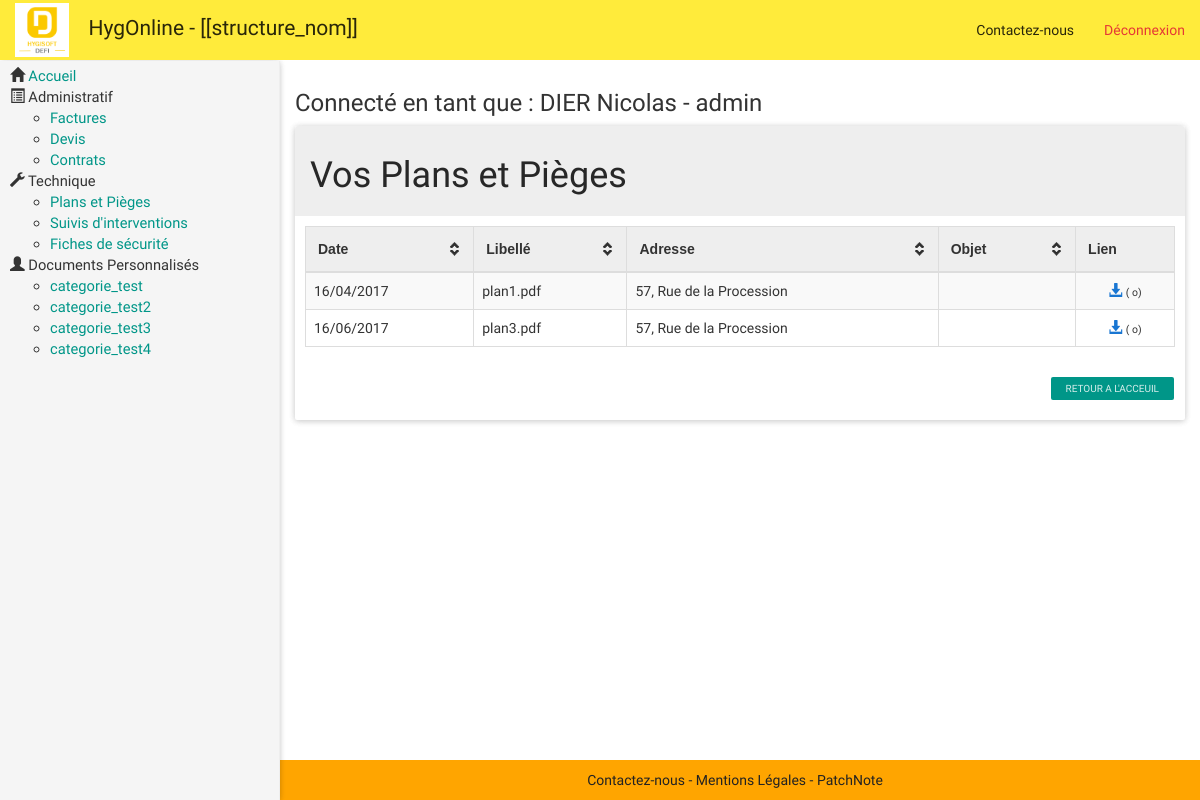
The page /hygonline_v2/public/index.php?page=fichier&categ=plan (signed in) on the database its author committed.
### tables this page shows
CREATE TABLE `categories_perso` (
  `id_categ` int(11) NOT NULL,
  `libelle` varchar(100) NOT NULL,
  `html_header` text NOT NULL,
  `html_footer` text NOT NULL
);

CREATE TABLE `plans` (
  `id_plan` int(11) NOT NULL,
  `date_plan` date NOT NULL,
  `nom_plan` varchar(100) NOT NULL,
  `objet_plan` varchar(75) NOT NULL,
  `lien` varchar(75) NOT NULL,
  `id_contrat` int(11) NOT NULL
);

CREATE TABLE `contrats` (
  `id_contrat` int(11) NOT NULL,
  `id_client` int(11) NOT NULL,
  `numero_contrat` int(11) DEFAULT NULL,
  `adresse_contrat` varchar(200) NOT NULL,
  `objet_contrat` varchar(75) DEFAULT NULL,
  `nom_contrat` varchar(100) NOT NULL,
  `date_contrat` date NOT NULL,
  `echeance_contrat` date NOT NULL,
  `montant_total` decimal(10,0) NOT NULL,
  `est_effectuee` tinyint(1) NOT NULL,
  `lien` varchar(100) NOT NULL
);

### hygonline_v2/src/requete_sql.php (called while the page is built, shortened)
<?php
	function get_db(){
		if(APPLICATION_ENV == 'production') {
			$db = new PDO('mysql:host=localhost;dbname=hyg_dev2', 'hyg_dev', 'XRcD3]+b438q_Dc');
		} else {
			$db = new PDO('mysql:host=localhost;dbname=hyg_dev2', 'root', '');
		}
		return $db;
}
function getFichier($file_type, $client_id, $name=null){
	$db = get_db();
	switch ($file_type) {
		case 'plan':
			$sql = "SELECT plans.*, contrats.adresse_contrat,
					DATE_FORMAT(`date_plan`, '%d/%m/%Y') AS `disp_date_plan`
					FROM plans, contrats, clients
					WHERE plans.id_contrat = contrats.id_contrat
					AND contrats.id_client = clients.id_client
					AND clients.id_client = :client_id";
			break;
	}
	$stmt = $db->prepare($sql);
	$stmt->bindValue('client_id', $client_id, PDO::PARAM_INT);
	$stmt->execute();
	$data = $stmt->fetchAll(PDO::FETCH_ASSOC);
	return $data;
}
function get_Categories_Perso(){
	$db = get_db();
	$sql = "SELECT * FROM categories_perso";
	$stmt = $db->prepare($sql);
	$stmt->execute();
	$data = $stmt->fetchAll(PDO::FETCH_ASSOC);
	return $data;
}
function taille_fichier($file){
	$filepath = APPLICATION_PATH . "/../docs/" . $file;
	$taille = filesize($filepath);
	if ($taille >= 1048576){
		$taille = round($taille / 1048576 * 100) / 100 . " Mo";
	}
	elseif ($taille >= 1024){
		$taille = round($taille / 1024 * 100) / 100 . " Ko";
	}
	else{
		$taille = $taille . " o";
	}
	return $taille;
}
?>

### hygonline_v2/src/doc_type/plan.php (the view)
<div class="panel panel-default">
	<div class="panel-heading">
		<h1 class="Fleft">Vos Plans et Pièges</h1>
		<div class="clearfix"></div>
	</div>
	<div style="padding: 10px;" class="panel-body">
	<table class="table table-striped table-hover tablesorter">
		<thead>
			<tr>
				<th>Date</th>
				<th>Libellé</th>
				<th>Adresse</th>
				<th>Objet</th>
				<th class="lien">Lien</th>
			</tr>
		</thead>
		<tbody>
		<?php $fichier = getFichier('plan', $_SESSION['user']['id_client']); ?>
			<?php foreach ($fichier as $indice => $plan) :?>
				<tr>
					<td class="Tleft"> <?php echo $plan['disp_date_plan']; ?> </td>
					<td class="Tleft"> <?php echo $plan['nom_plan']; ?> </td>
					<td class="Tleft"> <?php echo $plan['adresse_contrat']; ?> </td>
					<td class="Tleft"> <?php echo $plan['objet_plan']; ?> </td>
					<td class="Tcenter">
						<?php
							$type = "plan";
							$size = taille_fichier($plan['lien']);
							echo '<a href="./download.php?file='.$plan['id_plan'].'&type='. $type .'" target="_blank"><i class="glyphicon glyphicon-download-alt info"></i></a> <span style="font-size: 75%;">(' . $size . ')</span>';
						?>
					</td>
				</tr>
			<?php endforeach; ?>
		</tbody>
	</table>
	<a href='index.php' class="btn btn-xs btn-primary Fright">Retour a l'acceuil</a>
	</div>
</div>

### hygonline_v2/src/block/sidebar.php
<div id="sidebar-wrapper">
	<ul style="font-size: 105%;" class="nav sidebar-nav">
		<li>
			<span class='glyphicon glyphicon-home'></span>
			<span><a href='index.php' class='title'>Accueil</a></span>
		</li>
		<?php if ($_SESSION['user']['role']== "admin" || $_SESSION['user']['role'] == "comptable"): ?>
			<li>
				<span class="glyphicon glyphicon-list-alt"></span>
				<span class="title">Administratif</span>
			</li>
			<ul>
				<li><a href='index.php?page=fichier&categ=facture'>Factures</a></li>
				<li><a href='index.php?page=fichier&categ=devis'>Devis</a></li>
				<li><a href='index.php?page=fichier&categ=contrat'>Contrats</a></li>
			</ul>
		<?php endif; ?>
		<?php if ($_SESSION['user']['role'] == "admin" || $_SESSION['user']['role'] == "technicien"): ?>
			<li>
				 <span class='glyphicon glyphicon-wrench'></span>
				 <span class='title'>Technique</span>
			 </li>
			<ul>
				<li><a href='index.php?page=fichier&categ=plan'>Plans et Pièges</a></li>
				<li><a href='index.php?page=fichier&categ=interv'>Suivis d'interventions</a></li>
				<li><a href='index.php?page=fichier&categ=fiche'>Fiches de sécurité</a></li>
			</ul>
		<?php endif; ?>
		<li>
			<span class='glyphicon glyphicon-user'></span>
			<span class='title'>Documents Personnalisés</span>
		</li>
		<ul>
			<?php $perso = get_Categories_Perso() ?>
			<?php foreach ($perso as $indice => $categorie) :?>
				<li><a href="index.php?page=perso&id=<?php echo $categorie['id_categ']; ?>"> <?php echo $categorie['libelle']; ?> </a></li>
			<?php endforeach; ?>
		</ul>
	</ul>
</div>

### hygonline_v2/public/assets/css/styles.css (style rules this page uses)
body { padding-top: 60px; }
.table>tbody>tr>td { vertical-align: middle; }
#sidebar-wrapper { position: fixed; top: 61px; bottom: 0; display: block; z-index: 1000; left: 300px; margin-left: -300px; width: 0px; overflow-y: auto; overflow-x: hidden; background-color: #f5f5f5; border-right: 1px solid #eee; -webkit-transition: all 0.4s ease; -moz-transition: all 0.4s ease; -o-transition: all 0.4s ease; transition: all 0.4s ease; box-shadow: 0 1px 6px 0 rgba(0,0,0,.12),0 1px 6px 0 rgba(0,0,0,.12); }
#wrapper.toggled #sidebar-wrapper { width: 280px; padding: 5px 20px 20px 30px; }
.sidebar-nav { width:300px; margin-right: -21px; margin-bottom: 20px; margin-left: -20px; }
.sidebar-nav:last-child { margin-bottom: 0px; }
.info { color: #1976D2 !important; }
.Tleft { text-align: left; }
.Tcenter { text-align: center; }
.Fleft { float: left; }
.Fright { float: right; }

### rows shown on the page
categories_perso: libelle "categorie_test"
categories_perso: libelle "categorie_test2"
categories_perso: libelle "categorie_test3"
categories_perso: libelle "categorie_test4"
plans: disp_date_plan "16/04/2017", nom_plan "plan1.pdf", id_contrat.adresse_contrat "57, Rue de la Procession", lien "o"
plans: disp_date_plan "16/06/2017", nom_plan "plan3.pdf", id_contrat.adresse_contrat "57, Rue de la Procession", lien "o"

### other values the page prints
$nom_entreprise "[[structure_nom]]"
$_SESSION['user']['nom'] "DIER Nicolas"
$_SESSION['user']['role'] "admin"
